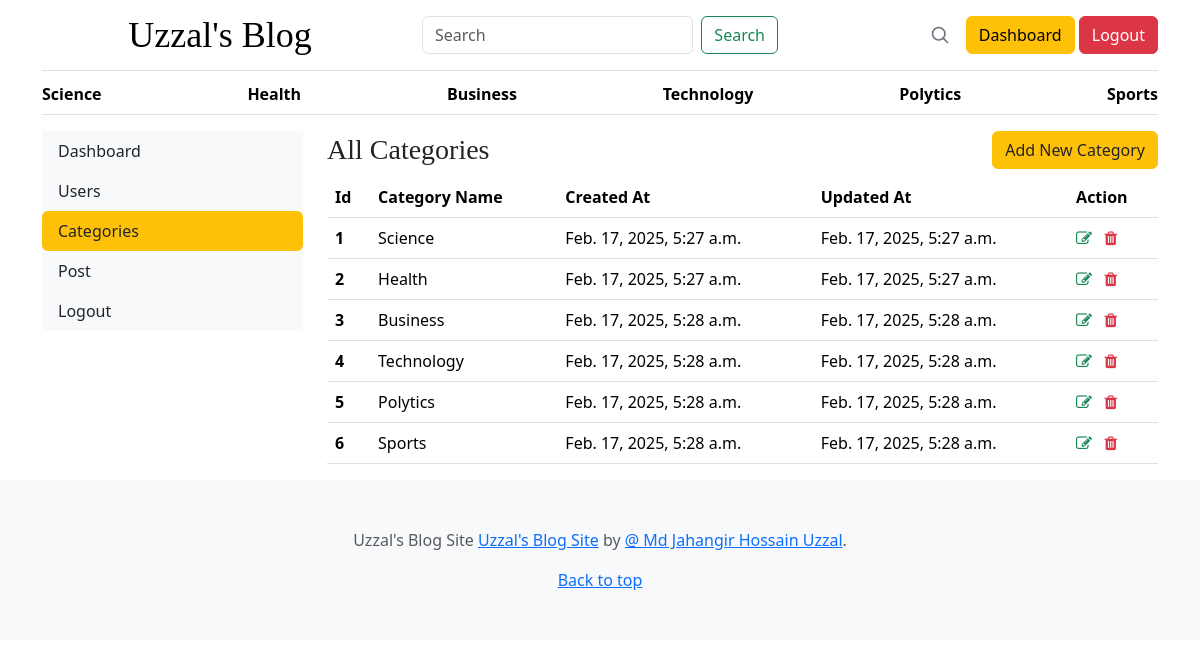
Screenshot of /dashboard/categories/ (signed in) with the database file from the repository.
### blogs/models.py (models this page shows, shortened)
class Category(models.Model):
    category_name = models.CharField(max_length=50,unique=True)
    created_at = models.DateTimeField(auto_now_add=True)
    updated_at = models.DateTimeField(auto_now=True)
    class Meta:
        verbose_name_plural = 'Categories'

### dashboards/views.py (the view)
# urls.py: path('categories/', views.categories, name='categories'),
@login_required(login_url='login')
def categories(request):
    return render(request, 'dashboard/categories.html')

### blogs/context_processors.py (called while the page is built)
def get_categories(request):
    categories = Category.objects.all()
    return dict(categories = categories)

### templates/dashboard/categories.html (shortened to what this page needs)
{% extends "../base/base.html" %}
{% block content %}
<div class="container">
    <div class="row">
        {% include "./leftsidebar.html" %}
        <div class="col-md-9">
            <div class="d-flex justify-content-between align-items-center mb-2">
                <h3 class="mb-0">All Categories</h3>
                <a href="{% url 'add_categories' %}" class="btn btn-warning text-dark">Add New Category</a>
            </div>
            <table class="table table-hover">
                <thead>
                  <tr>
                    <th>Id</th>
                    <th>Category Name</th>
                    <th>Created At</th>
                    <th>Updated At</th>
                    <th>Action</the=>
                  </tr>
                </thead>
                <tbody>
                    {% for cat in categories %}
                  <tr>
                    <th scope="row">{{forloop.counter}}</th>
                    <td>{{cat.category_name}}</td>
                    <td>{{cat.created_at}}</td>
                    <td>{{cat.updated_at}}</td>
                    <td>
                        <a href="{% url 'edit_categories' cat.id %}"><i class="fa fa-edit text-success"></i></a>&nbsp;&nbsp;
                        <a href="{% url 'delete_categories' cat.id %}"><i class="fa fa-trash text-danger"></i></a>
                    </td>
                  </tr>
                  {% endfor %}
                </tbody>
              </table>
        </div>
    </div>
</div>
{% endblock %}

### templates/base/header.html (shortened to what this page needs)
{% load static %}
<!doctype html>
<html lang="en" data-bs-theme="auto">
  <head><script src="../assets/js/color-modes.js"></script>
    <link rel="stylesheet" href="https://cdnjs.cloudflare.com/ajax/libs/font-awesome/4.7.0/css/font-awesome.min.css">
    <link rel="stylesheet" href="https://cdn.jsdelivr.net/npm/@docsearch/css@3">
<link href="{% static '/assets/dist/css/bootstrap.min.css' %}" rel="stylesheet">
<link rel="stylesheet" href="{% static 'css/styles.css' %}">
    <link href="{% static 'css/blog.css' %}" rel="stylesheet">
  </head>
  <body>
<div class="container">
  <header class="border-bottom lh-1 py-3">
    <div class="row flex-nowrap justify-content-between align-items-center">
      <div class="col-4 text-center">
        <a class="blog-header-logo text-body-emphasis text-decoration-none" href="{% url 'home' %}">Uzzal's Blog</a>
      </div>
      <div class="div col-4">
        <form class="form-inline d-flex" action="{% url 'search' %}" method ="GET">
          <input class="form-control me-2" type="search" placeholder="Search" aria-label="Search" name="keyword">
          <button class="btn btn-outline-success" type="submit">Search</button>
      </form>
      </div>
      <div class="col-4 d-flex justify-content-end align-items-center">
        <a class="link-secondary" href="#" aria-label="Search">
          <svg xmlns="http://www.w3.org/2000/svg" width="20" height="20" fill="none" stroke="currentColor" stroke-linecap="round" stroke-linejoin="round" stroke-width="2" class="mx-3" role="img" viewBox="0 0 24 24"><title>Search</title><circle cx="10.5" cy="10.5" r="7.5"/><path d="M21 21l-5.2-5.2"/></svg>
        </a>
        <div>
          {% if not user.is_authenticated %}
        <a class="btn btn-sm btn-outline-primary btn-success text-light " href="{% url 'login' %}">Login</a>
        <a class="btn btn-sm btn-outline-secondary btn-warning text-light" href="{% url 'register' %}">Sign up</a>
        {% else %}
        <span><a href="{% url 'dashboard' %}" class="btn btn-warning">Dashboard</a></span>
        <span><a href="{% url 'logout' %}"class="btn btn-danger">Logout</a></span>
        {% endif %}
      </div>
      </div>
    </div>
  </header>
  <div class="nav-scroller py-1 mb-3 border-bottom">
    <nav class="nav nav-underline justify-content-between">
      {% for cat in categories %}
      <a class="nav-item nav-link link-body-emphasis active" href="{% url 'posts_by_category' cat.id %}">{{ cat.category_name }}</a>
      {% endfor %}
    </nav>
  </div>
</div>

### static/css/styles.css (style rules this page uses)
.nav-scroller { position: relative; z-index: 2; height: 2.75rem; overflow-y: hidden; }
.nav-scroller .nav { display: flex; flex-wrap: nowrap; padding-bottom: 1rem; margin-top: -1px; overflow-x: auto; text-align: center; white-space: nowrap; -webkit-overflow-scrolling: touch; }

### static/css/blog.css (style rules this page uses)
.blog-header-logo { font-family: "Playfair Display", Georgia, "Times New Roman", serif; font-size: 2.25rem; }
h1, h2, h3, h4, h5, h6 { font-family: "Playfair Display", Georgia, "Times New Roman", serif; }

### rows the page displays
Category: category_name "Science", created_at "Feb. 17, 2025, 5:27 a.m.", updated_at "Feb. 17, 2025, 5:27 a.m."
Category: category_name "Health", created_at "Feb. 17, 2025, 5:27 a.m.", updated_at "Feb. 17, 2025, 5:27 a.m."
Category: category_name "Business", created_at "Feb. 17, 2025, 5:28 a.m.", updated_at "Feb. 17, 2025, 5:28 a.m."
Category: category_name "Technology", created_at "Feb. 17, 2025, 5:28 a.m.", updated_at "Feb. 17, 2025, 5:28 a.m."
Category: category_name "Polytics", created_at "Feb. 17, 2025, 5:28 a.m.", updated_at "Feb. 17, 2025, 5:28 a.m."
Category: category_name "Sports", created_at "Feb. 17, 2025, 5:28 a.m.", updated_at "Feb. 17, 2025, 5:28 a.m."
